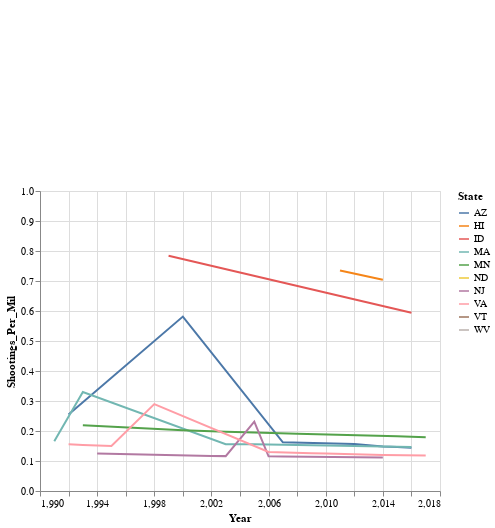

Notebook code cell kept with this figure:
### Code cell
chart = Chart(df_pop_prop_last).mark_line().encode(
    x="Year",
    y="Shootings_Per_Mil",
    color="State"
)
chart.encode(Y("Shootings_Per_Mil", scale=Scale(domain=[0, 1])))

### Figure 1 — Vega-Lite specification as saved in the notebook (floating-point values rounded to 4 significant figures)
{"config": {"view": {"continuousWidth": 400, "continuousHeight": 300}}, "data": {"name": "data-aca9406f17636196e405edd640cdd734"}, "mark": "line", "encoding": {"color": {"field": "State", "type": "nominal"}, "x": {"field": "Year", "type": "quantitative"}, "y": {"field": "Shootings_Per_Mil", "scale": {"domain": [0, 1]}, "type": "quantitative"}}, "$schema": "https://vega.github.io/schema/vega-lite/v4.17.0.json", "datasets": {"data-aca9406f17636196e405edd640cdd734": [{"State": "AZ", "Year": 2000, "Shootings_Per_Mil": 0.5813}, {"State": "AZ", "Year": 1992, "Shootings_Per_Mil": 0.2554}, {"State": "AZ", "Year": 2007, "Shootings_Per_Mil": 0.1621}, {"State": "AZ", "Year": 2012, "Shootings_Per_Mil": 0.1564}, {"State": "AZ", "Year": 2014, "Shootings_Per_Mil": 0.1486}, {"State": "AZ", "Year": 2015, "Shootings_Per_Mil": 0.1465}, {"State": "AZ", "Year": 2016, "Shootings_Per_Mil": 0.1443}, {"State": "HI", "Year": 2011, "Shootings_Per_Mil": 0.7351}, {"State": "HI", "Year": 2014, "Shootings_Per_Mil": 0.7044}, {"State": "ID", "Year": 1999, "Shootings_Per_Mil": 0.7839}, {"State": "ID", "Year": 2016, "Shootings_Per_Mil": 0.5941}, {"State": "MA", "Year": 1993, "Shootings_Per_Mil": 0.33}, {"State": "MA", "Year": 1991, "Shootings_Per_Mil": 0.1662}, {"State": "MA", "Year": 2003, "Shootings_Per_Mil": 0.1557}, {"State": "MA", "Year": 2004, "Shootings_Per_Mil": 0.156}, {"State": "MA", "Year": 2005, "Shootings_Per_Mil": 0.1562}, {"State": "MA", "Year": 2016, "Shootings_Per_Mil": 0.1468}, {"State": "MN", "Year": 1993, "Shootings_Per_Mil": 0.2195}, {"State": "MN", "Year": 2000, "Shootings_Per_Mil": 0.2027}, {"State": "MN", "Year": 2003, "Shootings_Per_Mil": 0.1979}, {"State": "MN", "Year": 2005, "Shootings_Per_Mil": 0.1953}, {"State": "MN", "Year": 2008, "Shootings_Per_Mil": 0.1906}, {"State": "MN", "Year": 2015, "Shootings_Per_Mil": 0.1822}, {"State": "MN", "Year": 2016, "Shootings_Per_Mil": 0.1812}, {"State": "MN", "Year": 2017, "Shootings_Per_Mil": 0.1793}, {"State": "ND", "Year": 2012, "Shootings_Per_Mil": 1.487}, {"State": "NJ", "Year": 2005, "Shootings_Per_Mil": 0.2312}, {"State": "NJ", "Year": 1994, "Shootings_Per_Mil": 0.1248}, {"State": "NJ", "Year": 1998, "Shootings_Per_Mil": 0.1207}, {"State": "NJ", "Year": 2002, "Shootings_Per_Mil": 0.1169}, {"State": "NJ", "Year": 2003, "Shootings_Per_Mil": 0.1163}, {"State": "NJ", "Year": 2006, "Shootings_Per_Mil": 0.1155}, {"State": "NJ", "Year": 2007, "Shootings_Per_Mil": 0.1152}, {"State": "NJ", "Year": 2014, "Shootings_Per_Mil": 0.1119}, {"State": "VA", "Year": 1998, "Shootings_Per_Mil": 0.2898}, {"State": "VA", "Year": 1992, "Shootings_Per_Mil": 0.1559}, {"State": "VA", "Year": 1993, "Shootings_Per_Mil": 0.1536}, {"State": "VA", "Year": 1995, "Shootings_Per_Mil": 0.1499}, {"State": "VA", "Year": 2006, "Shootings_Per_Mil": 0.1303}, {"State": "VA", "Year": 2009, "Shootings_Per_Mil": 0.1262}, {"State": "VA", "Year": 2010, "Shootings_Per_Mil": 0.125}, {"State": "VA", "Year": 2014, "Shootings_Per_Mil": 0.1201}, {"State": "VA", "Year": 2017, "Shootings_Per_Mil": 0.1181}, {"State": "VT", "Year": 2006, "Shootings_Per_Mil": 1.605}, {"State": "WV", "Year": 1999, "Shootings_Per_Mil": 0.5519}]}}
